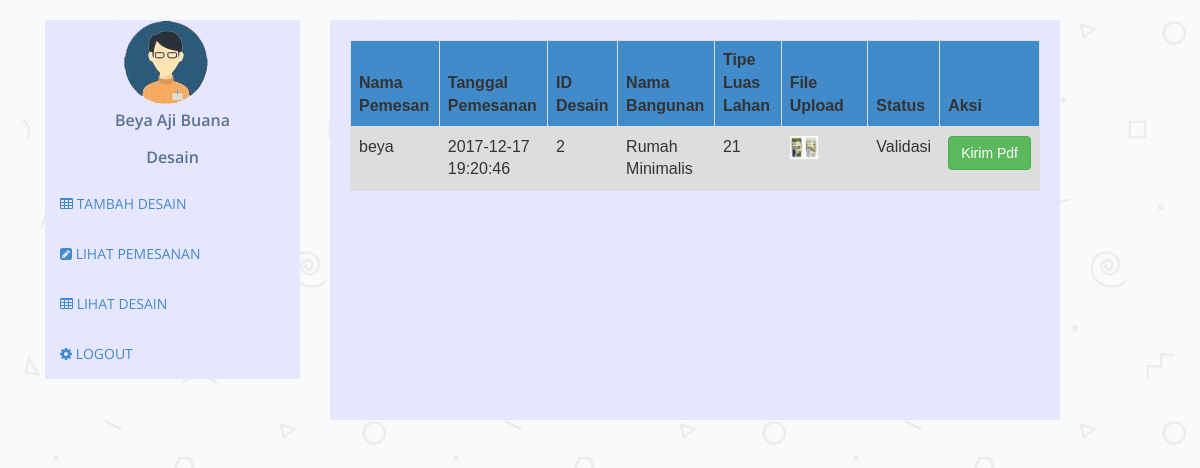
/index.php?pemesanandesaindesain, run on the app's committed database.
### tables this page shows
CREATE TABLE `pemesanan` (
  `id_pemesanan` int(11) NOT NULL,
  `iduser` int(11) NOT NULL,
  `idDesain` int(11) NOT NULL,
  `tanggal_pemesanan` datetime NOT NULL,
  `statusvalidasi` enum('Validasi','Tidak Tervalidasi') NOT NULL DEFAULT 'Tidak Tervalidasi',
  `statuslunas` enum('Lunas','Tidak Lunas','','') NOT NULL DEFAULT 'Tidak Lunas'
);

CREATE TABLE `user` (
  `iduser` int(11) NOT NULL,
  `user` varchar(50) NOT NULL,
  `pass` varchar(50) NOT NULL,
  `level` int(11) NOT NULL
);

CREATE TABLE `desain` (
  `idDesain` int(11) NOT NULL,
  `namaBangunan` varchar(60) NOT NULL,
  `tipe` int(100) NOT NULL,
  `gambar` varchar(100) NOT NULL,
  `pdf` varchar(100) NOT NULL
);

### controller/controller2.php (called while the page is built, shortened)
<?php
class controller2{
	function pemesanandesaindesain(){
		$query = "SELECT m.user,p.tanggal_pemesanan,d.idDesain, d.namaBangunan,d.tipe, d.gambar,p.statusvalidasi FROM desain d join pemesanan p on d.idDesain = p.idDesain join user m on m.iduser = p.iduser where m.level = 3 and p.statusvalidasi = 'VALIDASI'";
		$data = mysql_query($query);
		include "vPemesananDesain.php";
	}
}
?>

### vPemesananDesain.php (the view, shortened to what this page needs)
<?php include 'sidebar_desain.php';?>
<head>
        <link href="assets/css/bootstrap.css" rel="stylesheet" />
        <link href="assets/css/font-awesome.min.css" rel="stylesheet" />
        <link href="assets/css/style2.css" rel="stylesheet" />
    </head>
    <body>
<div class="col-md-8">
  <div class="profile-content">
    <div class="table-responsive">
     <table id="pemesanandesaindesain" class="table table-striped table-bordered table-hover" border="1">
      <thead>
        <tr>
          <th>Nama Pemesan</th>
          <th>Tanggal Pemesanan</th>
          <th>ID Desain</th>
          <th>Nama Bangunan</th>
          <th>Tipe Luas Lahan</th>
          <th>File Upload</th>
          <th>Status</th>
          <th>Aksi</th>
        </tr>
        <?php while($row = mysql_fetch_array($data)){
          echo
          "
          <tr>
            <td>$row[0]</td>
            <td>$row[1]</td>
            <td>$row[2]</td>
            <td>$row[3]</td>
            <td>$row[4]</td>
            <td>
              <a href=\"".$row[5]."\" target='_blank'><img width='40%' src=\"".$row[5]."\"></a>
            </td>
            <td>$row[6]</td>
          <td>
            <a href='index.php?kirimpdf=$row[idDesain]' class = 'btn btn-success'>Kirim Pdf</a></td>
          </tr>
          ";
        }
        ?>
    </thead>
  </table>
</div>
</body>

### assets/css/style2.css (style rules this page uses)
body { font-family: 'Open Sans', sans-serif; line-height: 30px; background:url('../img/img.jpg'); }
th { background-color: #428bca; }
table { font-family: arial, sans-serif; border-collapse: collapse; width: 100%; }
tr:nth-child(even) { background-color: #dddddd; }
.profile-content { padding: 20px; background: #e6e6ff; min-height: 400px; }

### data on the page
pemesanan: iduser.user "beya", tanggal_pemesanan "2017-12-17 19:20:46", idDesain.idDesain "2", idDesain.namaBangunan "Rumah Minimalis", idDesain.tipe "21", idDesain.gambar (picture), statusvalidasi "Validasi"
